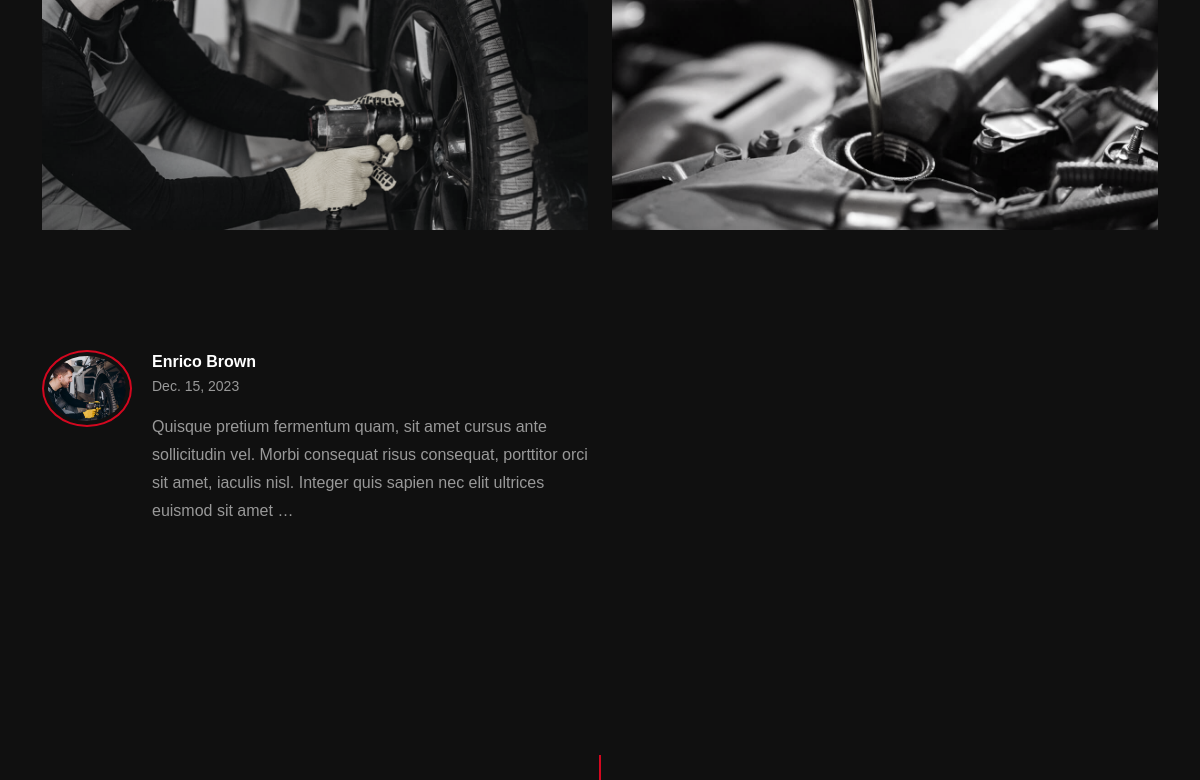
Before: /blog/how-to-change-a-flat-tire/ (middle part) with the older database file.
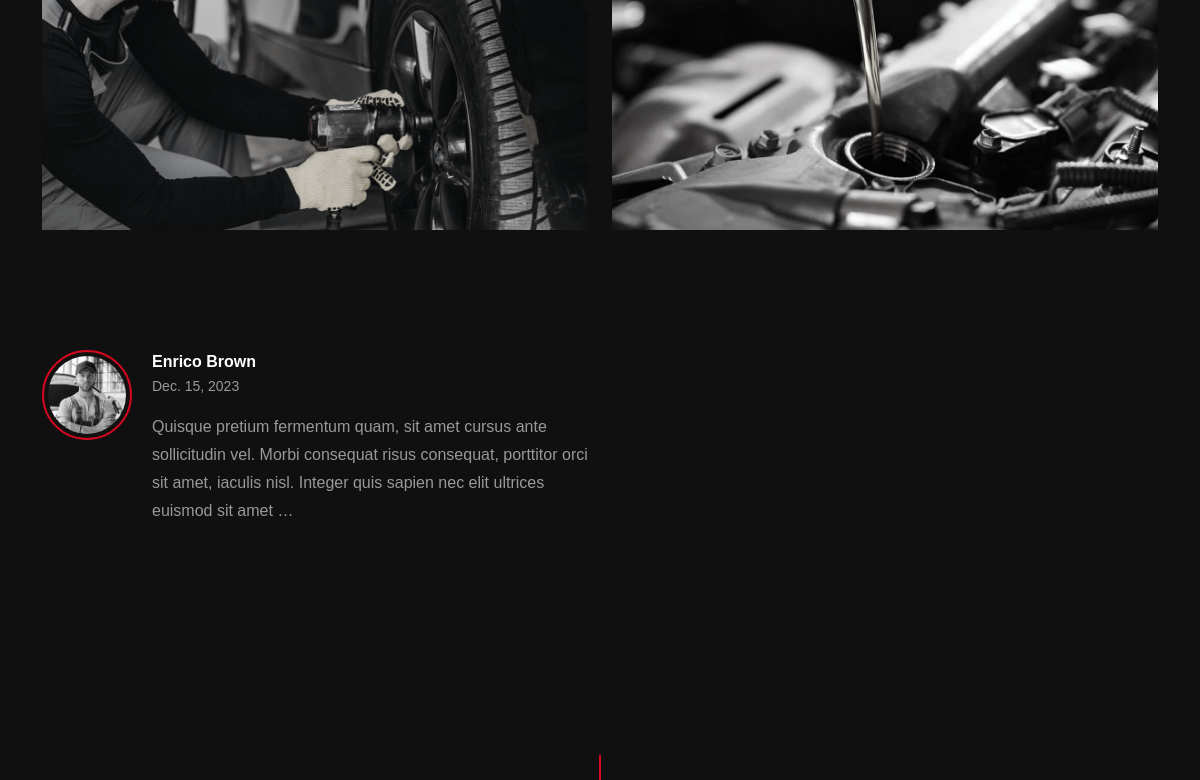
After: the same page with the newer database file.
### web/models.py (models this page shows, shortened)
class Blog(models.Model):
    user = models.CharField(max_length=120,blank=True,null=True)
    user_image = models.ImageField(upload_to="blog/")
    date = models.DateField(default=timezone.now)
    sub_title = models.CharField(max_length=200,blank=True,null=True)
    title = models.CharField(max_length=200,blank=True,null=True)
    slug = models.SlugField(unique=True, max_length=100, blank=True)
    image = models.ImageField(upload_to="blog/")
    second_image = models.ImageField(upload_to="blog/")
    content = HTMLField(blank=True, null=True)
    class Meta:
        verbose_name = ('Blog')
        verbose_name_plural = ('Blogs')

### web/views.py (the view)
# urls.py: path('blog/<slug:slug>/', views.blog_detail, name='blog_detail'),
def blog_detail(request, slug):
    blogs = get_object_or_404(Blog, slug=slug)
    context = {
        "blogs": blogs,
    }
    return render(request, "web/blog-details.html", context)

### web/context_processors.py (called while the page is built)
def main_context(request):
    context = {"bookingform": BookingForm()}
    return context

### templates/web/blog-details.html (shortened to what this page needs)
{% extends 'web/base.html' %}{% load static %}{% block title %}Blog{% endblock %}
{% block content %}
    <section class="post section-padding">
        <div class="container">
            <div class="row mt-45 mb-30">
                <div class="col-md-6 mb-30">
                    <div class="img-grayscale"><img src="{{blogs.image.url}}" alt=""> </div>
                </div>
                <div class="col-md-6">
                    <div class="img-grayscale"><img src="{{blogs.second_image.url}}" alt=""> </div>
                </div>
            </div>
            <div class="section">
                <div class="row">
                    <div class="col-md-6">
                        <div class="wrap">
                            <div class="user"> <img src="{{blogs.user_image.url}}" alt=""> </div>
                            <div class="cont">
                                <h6>{{blogs.user}} &nbsp;&nbsp;<span>{{blogs.date}}</span></h6>
                                <p>{{blogs.content|truncatechars:199|safe}}</p>
                            </div>
                        </div>
                    </div>
                </div>
            </div>
        </div>
    </section>
    <div class="line-vr-section"></div>
{% endblock %}

Changed rows visible on the page:
changed Blog "Enrico Brown": user_image: a different picture
